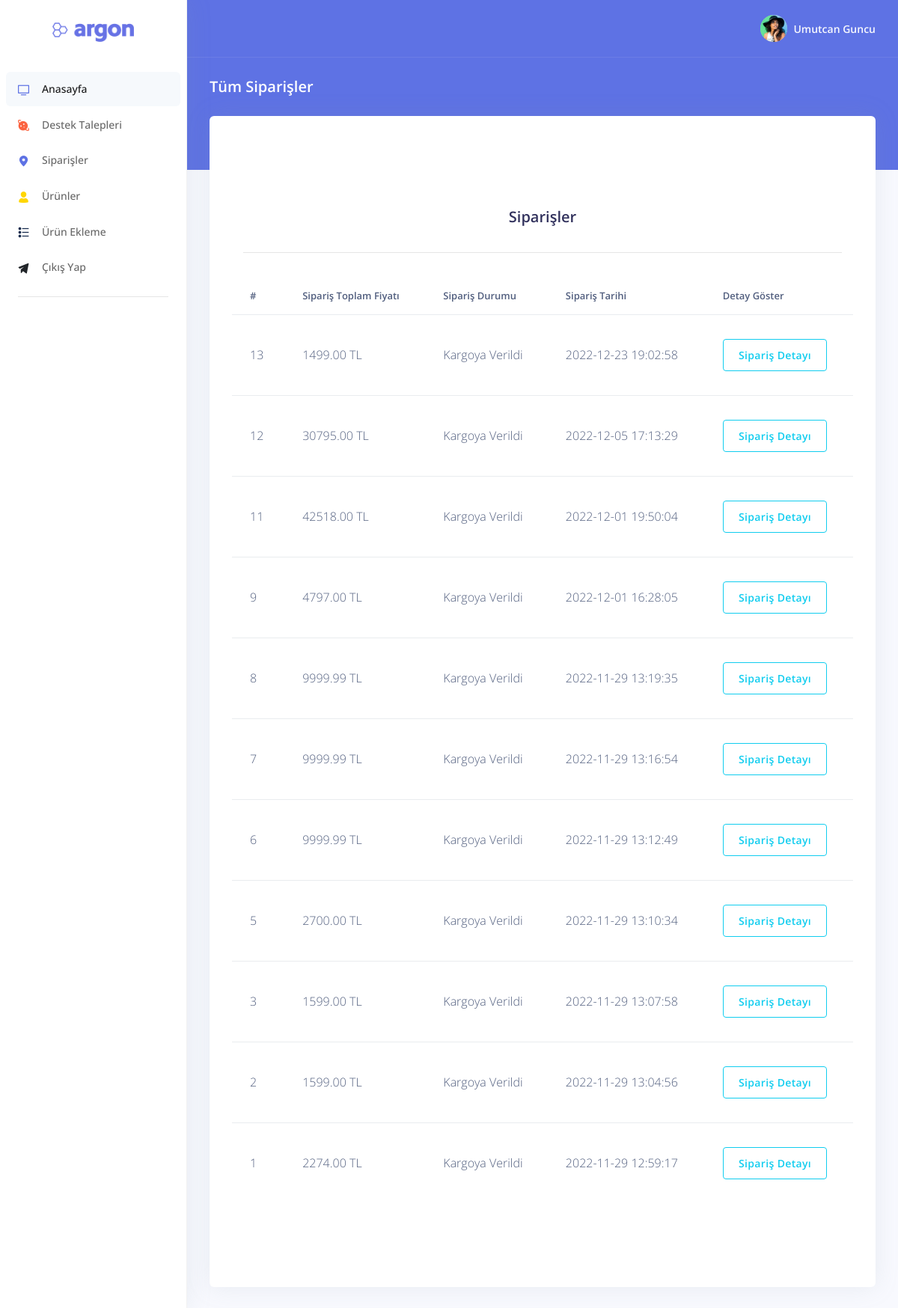
The app's page /Admin/orders.php (signed in) with its own data.
### tables this page shows
CREATE TABLE `orders` (
  `order_id` int(11) NOT NULL,
  `order_cost` decimal(8,2) NOT NULL,
  `order_status` varchar(100) NOT NULL DEFAULT 'on_hold',
  `user_id` int(11) NOT NULL,
  `user_phone` varchar(20) NOT NULL,
  `user_city` varchar(255) NOT NULL,
  `user_address` varchar(255) NOT NULL,
  `order_date` datetime NOT NULL DEFAULT current_timestamp()
);

### Admin/orders.php (the view, shortened to what this page needs)
<html>
<?php
include ("adminPartials/head.php");
include ("include/connect.php");
$stmt = $conn->prepare("select * from orders order by order_id desc ");
$stmt->execute();
$orders=$stmt->get_result();
?>
<body>
<?php include ("adminPartials/sideNav.php");?>
<div class="main-content" id="panel">
    <?php include ("adminPartials/navbar.php");?>
    <div class="header bg-primary pb-6">
        <div class="container-fluid">
            <div class="header-body">
                <div class="row align-items-center py-4">
                    <div class="col-lg-6 col-7">
                        <h6 class="h2 text-white d-inline-block mb-0">Tüm Siparişler</h6>
                    </div>
                </div>
            </div>
        </div>
    </div>
    <div class="container-fluid mt--6">
        <div class="row">
            <div class="col">
                <div class="card border-0">
                    <section class="banner-bottom py-5">
                        <div class="container">
                            <section id="orders" class="orders container my-5 py-3">
                                <div class="container mt-2">
                                    <h2 class="font-weight-bold text-center">Siparişler</h2>
                                    <hr class="mx-auto">
                                </div>
                                <table class="table align-items-center table-flush">
                                    <tr>
                                        <th>#</th>
                                        <th>Sipariş Toplam Fiyatı</th>
                                        <th>Sipariş Durumu</th>
                                        <th>Sipariş Tarihi</th>
                                        <th>Detay Göster</th>
                                    </tr>
                                    <?php while ($row=$orders->fetch_assoc()){ ?>
                                    <form method="post" action="orderDetails.php">
                                        <tr>
                                            <td>
                                                <div class="product-info">
                                                    <div>
                                                        <p class="mt-3"> <?php echo $row["order_id"];?> </p>
                                                    </div>
                                                </div>
                                            </td>
                                            <td>
                                                <div class="product-info">
                                                    <div>
                                                        <p class="mt-3"> <?php echo $row["order_cost"]; ?> TL </p>
                                                    </div>
                                                </div>
                                            </td>
                                            <td>
                                                <div class="product-info">
                                                    <div>
                                                        <p class="mt-3"> <?php echo $row["order_status"]; ?>  </p>
                                                    </div>
                                                </div>
                                            </td>
                                            <td>
                                                <div class="product-info">
                                                    <div>
                                                        <p class="mt-3"> <?php echo $row["order_date"];?> </p>
                                                    </div>
                                                </div>
                                            </td>
                                            <td>
                                                <div class="product-info">
                                                    <div>
                                                        <p class="mt-3"> <input type="submit" class="btn btn-outline-info" name="detail" value="Sipariş Detayı"> </p>
                                                    </div>
                                                </div>
                                            </td>
                                        </tr>
                                    </form>
                                    <?php }?>
                                </table>
                            </section>
                        </div>
                    </section>
                </div>
            </div>
        </div>
    </div>
</div>
</body>
</html>

### records on screen
orders: order_id "13", order_cost "1499.00", order_status "Kargoya Verildi", order_date "2022-12-23 19:02:58"
orders: order_id "12", order_cost "30795.00", order_status "Kargoya Verildi", order_date "2022-12-05 17:13:29"
orders: order_id "11", order_cost "42518.00", order_status "Kargoya Verildi", order_date "2022-12-01 19:50:04"
orders: order_id "9", order_cost "4797.00", order_status "Kargoya Verildi", order_date "2022-12-01 16:28:05"
orders: order_id "8", order_cost "9999.99", order_status "Kargoya Verildi", order_date "2022-11-29 13:19:35"
orders: order_id "7", order_cost "9999.99", order_status "Kargoya Verildi", order_date "2022-11-29 13:16:54"
orders: order_id "6", order_cost "9999.99", order_status "Kargoya Verildi", order_date "2022-11-29 13:12:49"
orders: order_id "5", order_cost "2700.00", order_status "Kargoya Verildi", order_date "2022-11-29 13:10:34"
orders: order_id "3", order_cost "1599.00", order_status "Kargoya Verildi", order_date "2022-11-29 13:07:58"
orders: order_id "2", order_cost "1599.00", order_status "Kargoya Verildi", order_date "2022-11-29 13:04:56"
orders: order_id "1", order_cost "2274.00", order_status "Kargoya Verildi", order_date "2022-11-29 12:59:17"
